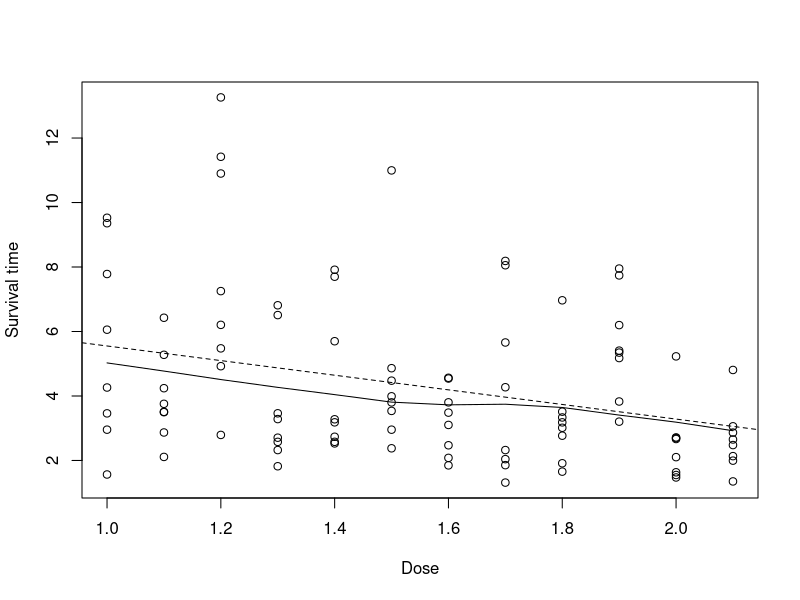
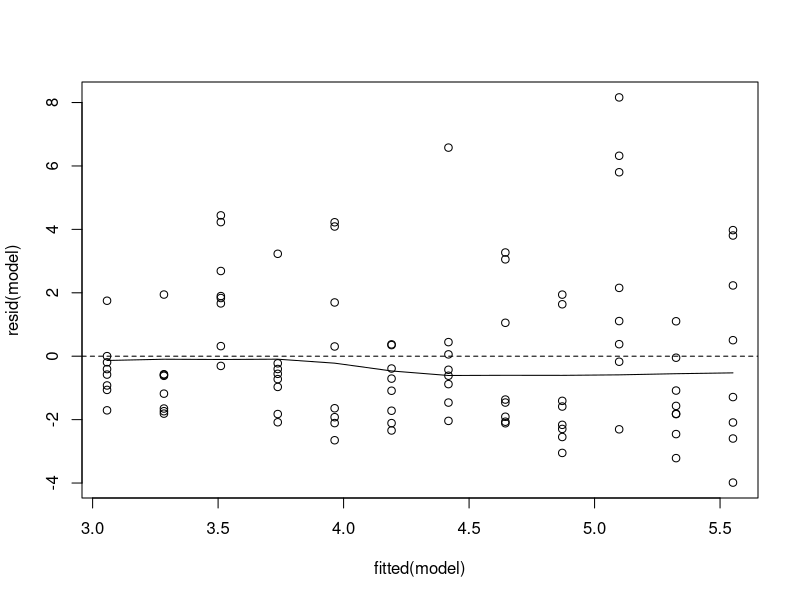
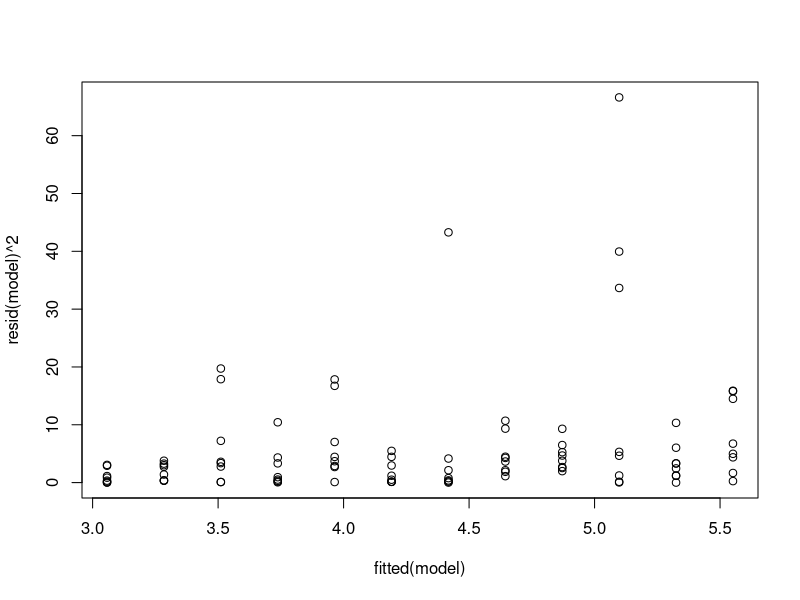
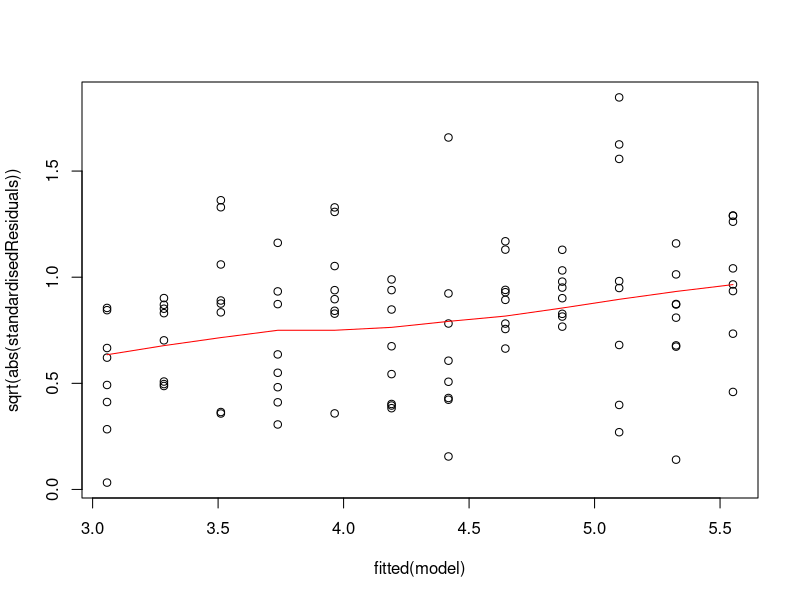
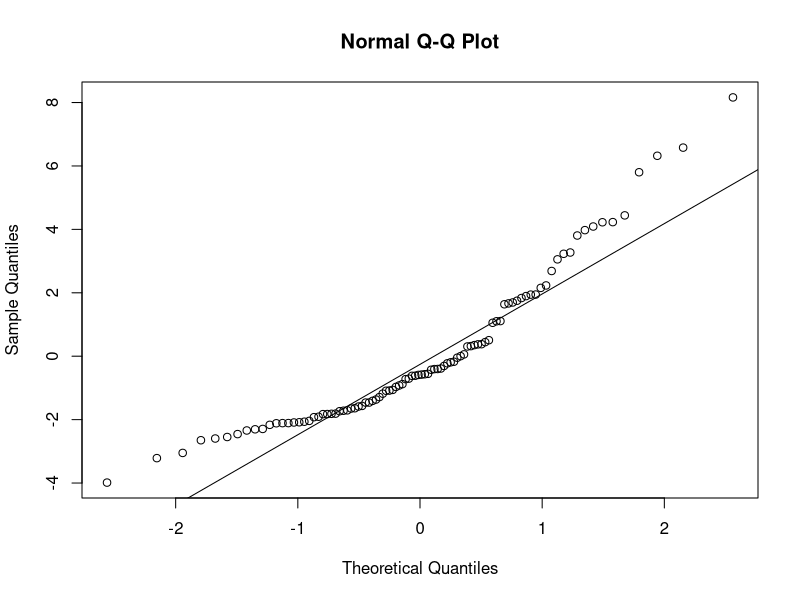
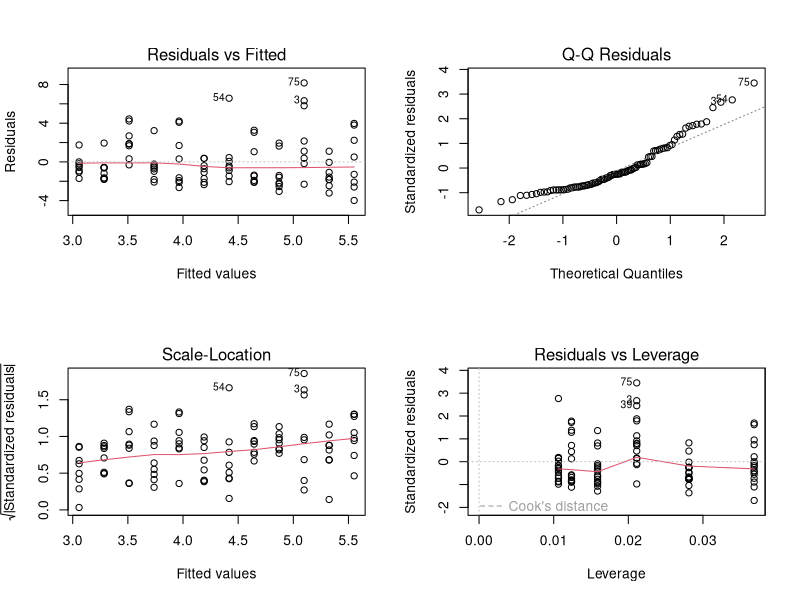
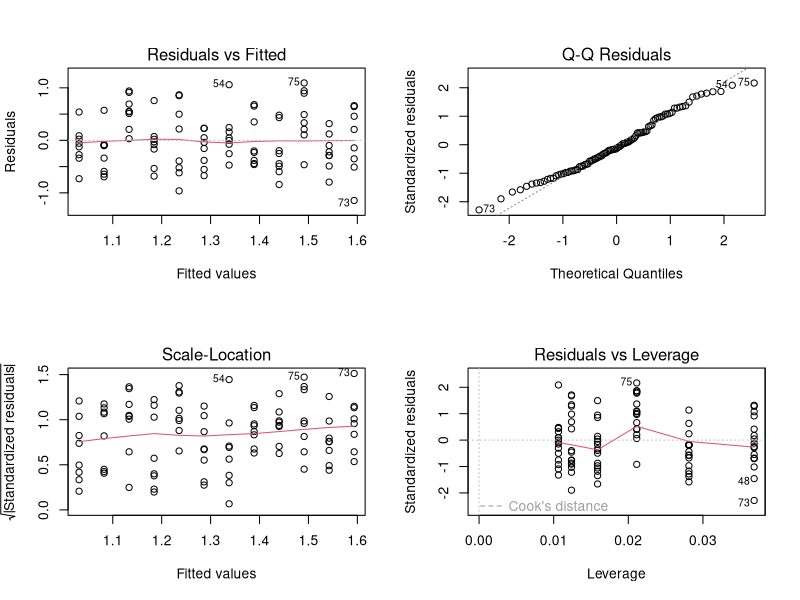
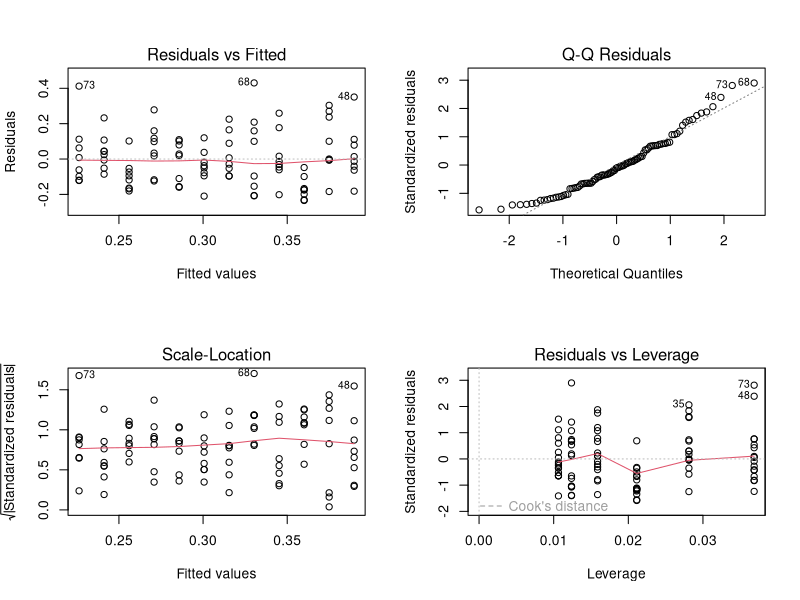

Write R code to recreate these figures, in order.
## ---- chunk 1
poison <- read.csv("poison.dat", sep = "")
## ---- chunk 2
plot(x = poison$dose, y = poison$minsurv, xlab = "Dose", ylab = "Survival time")

# Fit a curve through the points cloud (solid line)
lines(lowess(poison$dose, poison$minsurv), lty = 1)  # lty = 1 draws a solid line

# Fit a line through the point cloud using least squares method (dotted line)
abline(lsfit(poison$dose, poison$minsurv), lty = 2) # lty = 2 draws a dotted line, If this option is not specified, a solid line is drawn
## ---- chunk 3
# Fit a linear regression model using 'minsurv' as dependent and 'dose' as dependent variable

# To obtain only the estimated coefficients of the linear regression model, use the command
model <- lm(minsurv ~ dose, data = poison) 
# If, next to that, you would also like to know (among others) the standard errors and p-values of these estimates, use the command
summary(model)
## ---- chunk 4
# Scatter plot of fitted values versus residuals.
plot(fitted(model), resid(model))

# Horizontal line through 0. The residuals should be distributed normally across this line.
abline(h = 0, lty = 2) 

# The best fitting line. This line should approximate reasonably well the horizontal line drawb previously.
lines(lowess(fitted(model), resid(model)))
## ---- chunk 5
# b. Homoscedasticity: doubtful...
plot(fitted(model), resid(model)^2)
## ---- chunk 6
standardisedResiduals = resid(model)/summary(model)$sigma
plot(x = fitted(model), y = sqrt(abs(standardisedResiduals)))
lines(lowess(x = fitted(model), y = sqrt(abs(standardisedResiduals))), col = "red")
## ---- chunk 7
# c. Normally distributed residuals: 
qqnorm(resid(model))
qqline(resid(model)) # long tail on right + short tail on left. Not really OK
## ---- chunk 8
# Checking multiple assumptions simultaneously for a model:
par(mfrow = c(2,2))
plot(model)
## ---- chunk 9
model_log <- lm(log(minsurv) ~ dose, data = poison)
par(mfrow = c(2, 2))
plot(model_log)
summary(model_log)

model_inv <- lm(1 / minsurv ~ dose, data = poison)
par(mfrow = c(2, 2))
plot(model_inv)
summary(model_inv)
## ---- chunk 10
logModel <- lm(log(minsurv) ~ dose, data = poison)
confint(logModel) # 95% CI
summary(logModel) # p-value for tests vs 0
## ---- chunk 11
anova(logModel)
## ---- chunk 12

new_data <- data.frame(dose = c(2))
# Prediction on the log scale: predict mean(log(y))
predict(logModel, new_data, interval = "c") # interval = "c" indicates we want to obtain confidence intervals

# Geometric mean: exp(mean(log(y)))
exp(predict(logModel, new_data, interval = "c")) 
## ---- chunk 13
summary(logModel)
## ---- chunk 14
logModel2 <- lm(log(minsurv) ~ dose + I(dose^2), data = poison)
summary(logModel2)
## ---- chunk 15
anova(logModel2)
